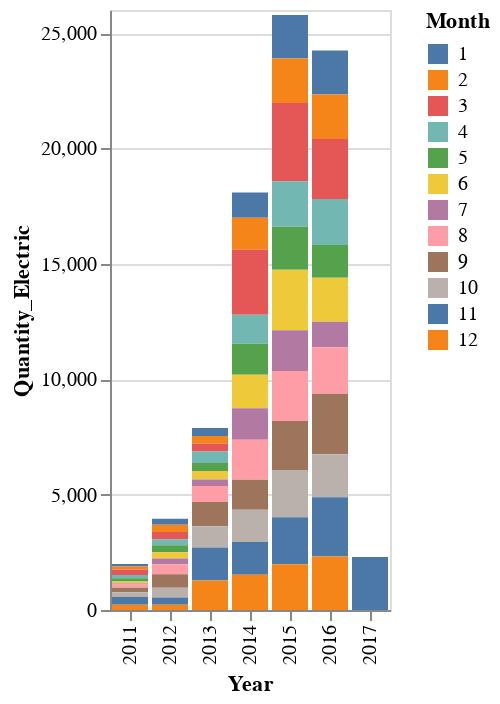

Source (notebook cell):
### Markdown cell above
The amount of diesel cars sold each year is distributed fairly evenly across each month. Since 2011, the amount of diesel cars sold has declined year on year.

### Code cell
electric_sales = alt.Chart(car_sales).mark_bar().encode(
    x='Year:N',
    y='Quantity_Electric:Q',
    color=alt.condition(brush, 'Month:N', alt.value('lightgray'))
).add_selection(
    brush
)

electric_sales
